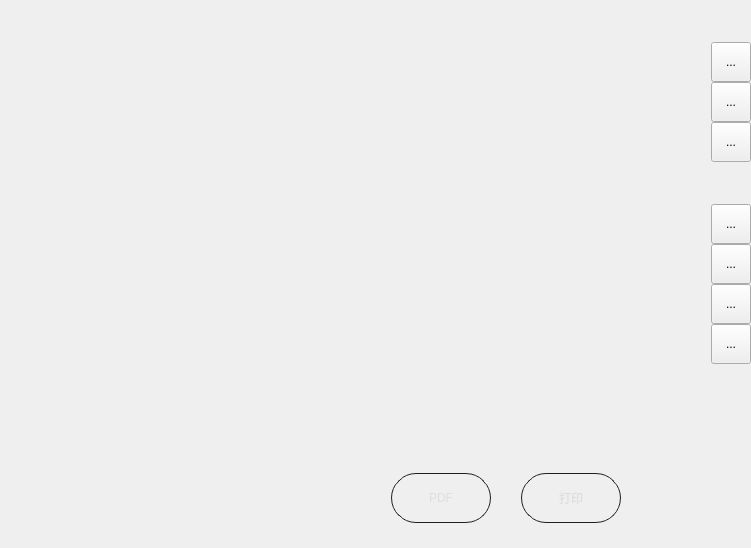
<?xml version="1.0" encoding="UTF-8"?>
<ui version="4.0">
 <class>PageReport</class>
 <widget class="QWidget" name="PageReport">
  <property name="geometry">
   <rect>
    <x>0</x>
    <y>0</y>
    <width>751</width>
    <height>548</height>
   </rect>
  </property>
  <property name="windowTitle">
   <string>Form</string>
  </property>
  <layout class="QVBoxLayout" name="verticalLayout_2">
   <property name="spacing">
    <number>0</number>
   </property>
   <property name="leftMargin">
    <number>0</number>
   </property>
   <property name="topMargin">
    <number>0</number>
   </property>
   <property name="rightMargin">
    <number>0</number>
   </property>
   <property name="bottomMargin">
    <number>0</number>
   </property>
   <item>
    <layout class="QHBoxLayout" name="horizontalLayout">
     <property name="spacing">
      <number>0</number>
     </property>
     <property name="leftMargin">
      <number>2</number>
     </property>
     <property name="topMargin">
      <number>2</number>
     </property>
     <property name="rightMargin">
      <number>0</number>
     </property>
     <item>
      <widget class="WebView" name="widget" native="true">
       <property name="minimumSize">
        <size>
         <width>705</width>
         <height>0</height>
        </size>
       </property>
       <property name="styleSheet">
        <string notr="true">	border-radius: 5px;</string>
       </property>
      </widget>
     </item>
     <item>
      <layout class="QVBoxLayout" name="verticalLayout">
       <item>
        <spacer name="verticalSpacer_3">
         <property name="orientation">
          <enum>Qt::Vertical</enum>
         </property>
         <property name="sizeType">
          <enum>QSizePolicy::Fixed</enum>
         </property>
         <property name="sizeHint" stdset="0">
          <size>
           <width>20</width>
           <height>40</height>
          </size>
         </property>
        </spacer>
       </item>
       <item>
        <widget class="QToolButton" name="toolButtonZoomIn">
         <property name="minimumSize">
          <size>
           <width>40</width>
           <height>40</height>
          </size>
         </property>
         <property name="maximumSize">
          <size>
           <width>40</width>
           <height>40</height>
          </size>
         </property>
         <property name="text">
          <string>...</string>
         </property>
         <property name="icon">
          <iconset resource="../../Image.qrc">
           <normaloff>:/Resources/ModelButton/zoom_in.png</normaloff>
           <normalon>:/Resources/ModelButton/zoom_in_sel.png</normalon>:/Resources/ModelButton/zoom_in.png</iconset>
         </property>
         <property name="iconSize">
          <size>
           <width>39</width>
           <height>39</height>
          </size>
         </property>
         <property name="checkable">
          <bool>false</bool>
         </property>
         <property name="checked">
          <bool>false</bool>
         </property>
         <property name="popupMode">
          <enum>QToolButton::DelayedPopup</enum>
         </property>
         <property name="autoRaise">
          <bool>false</bool>
         </property>
        </widget>
       </item>
       <item>
        <widget class="QToolButton" name="toolButtonZoomOut">
         <property name="minimumSize">
          <size>
           <width>40</width>
           <height>40</height>
          </size>
         </property>
         <property name="maximumSize">
          <size>
           <width>40</width>
           <height>40</height>
          </size>
         </property>
         <property name="text">
          <string>...</string>
         </property>
         <property name="icon">
          <iconset resource="../../Image.qrc">
           <normaloff>:/Resources/ModelButton/zoom_out.png</normaloff>
           <normalon>:/Resources/ModelButton/zoom_out_sel.png</normalon>:/Resources/ModelButton/zoom_out.png</iconset>
         </property>
         <property name="iconSize">
          <size>
           <width>39</width>
           <height>39</height>
          </size>
         </property>
         <property name="checkable">
          <bool>false</bool>
         </property>
         <property name="checked">
          <bool>false</bool>
         </property>
         <property name="popupMode">
          <enum>QToolButton::DelayedPopup</enum>
         </property>
         <property name="autoRaise">
          <bool>false</bool>
         </property>
        </widget>
       </item>
       <item>
        <widget class="QToolButton" name="toolButtonNormal">
         <property name="minimumSize">
          <size>
           <width>40</width>
           <height>40</height>
          </size>
         </property>
         <property name="maximumSize">
          <size>
           <width>40</width>
           <height>40</height>
          </size>
         </property>
         <property name="text">
          <string>...</string>
         </property>
         <property name="icon">
          <iconset resource="../../Image.qrc">
           <normaloff>:/Resources/ModelButton/default.png</normaloff>
           <normalon>:/Resources/ModelButton/default_sel.png</normalon>:/Resources/ModelButton/default.png</iconset>
         </property>
         <property name="iconSize">
          <size>
           <width>39</width>
           <height>39</height>
          </size>
         </property>
         <property name="checkable">
          <bool>false</bool>
         </property>
         <property name="checked">
          <bool>false</bool>
         </property>
         <property name="popupMode">
          <enum>QToolButton::DelayedPopup</enum>
         </property>
         <property name="autoRaise">
          <bool>false</bool>
         </property>
        </widget>
       </item>
       <item>
        <spacer name="verticalSpacer">
         <property name="orientation">
          <enum>Qt::Vertical</enum>
         </property>
         <property name="sizeType">
          <enum>QSizePolicy::Fixed</enum>
         </property>
         <property name="sizeHint" stdset="0">
          <size>
           <width>20</width>
           <height>42</height>
          </size>
         </property>
        </spacer>
       </item>
       <item>
        <widget class="QToolButton" name="toolButton1_1">
         <property name="minimumSize">
          <size>
           <width>40</width>
           <height>40</height>
          </size>
         </property>
         <property name="maximumSize">
          <size>
           <width>40</width>
           <height>40</height>
          </size>
         </property>
         <property name="text">
          <string>...</string>
         </property>
         <property name="icon">
          <iconset>
           <normalon>:/Resources/ModelButton/1_1.png</normalon>
          </iconset>
         </property>
         <property name="iconSize">
          <size>
           <width>39</width>
           <height>39</height>
          </size>
         </property>
         <property name="checkable">
          <bool>false</bool>
         </property>
         <property name="checked">
          <bool>false</bool>
         </property>
         <property name="popupMode">
          <enum>QToolButton::DelayedPopup</enum>
         </property>
         <property name="autoRaise">
          <bool>false</bool>
         </property>
        </widget>
       </item>
       <item>
        <widget class="QToolButton" name="toolButtonhorizontal">
         <property name="minimumSize">
          <size>
           <width>40</width>
           <height>40</height>
          </size>
         </property>
         <property name="maximumSize">
          <size>
           <width>40</width>
           <height>40</height>
          </size>
         </property>
         <property name="text">
          <string>...</string>
         </property>
         <property name="icon">
          <iconset resource="../../Image.qrc">
           <normaloff>:/Resources/ModelButton/horizontal.png</normaloff>:/Resources/ModelButton/horizontal.png</iconset>
         </property>
         <property name="iconSize">
          <size>
           <width>39</width>
           <height>39</height>
          </size>
         </property>
         <property name="checkable">
          <bool>false</bool>
         </property>
         <property name="checked">
          <bool>false</bool>
         </property>
         <property name="popupMode">
          <enum>QToolButton::DelayedPopup</enum>
         </property>
         <property name="autoRaise">
          <bool>false</bool>
         </property>
        </widget>
       </item>
       <item>
        <widget class="QToolButton" name="toolButtonFill">
         <property name="minimumSize">
          <size>
           <width>40</width>
           <height>40</height>
          </size>
         </property>
         <property name="maximumSize">
          <size>
           <width>40</width>
           <height>40</height>
          </size>
         </property>
         <property name="text">
          <string>...</string>
         </property>
         <property name="icon">
          <iconset resource="../../Image.qrc">
           <normaloff>:/Resources/ModelButton/fill.png</normaloff>:/Resources/ModelButton/fill.png</iconset>
         </property>
         <property name="iconSize">
          <size>
           <width>39</width>
           <height>39</height>
          </size>
         </property>
         <property name="checkable">
          <bool>false</bool>
         </property>
         <property name="checked">
          <bool>false</bool>
         </property>
         <property name="popupMode">
          <enum>QToolButton::DelayedPopup</enum>
         </property>
         <property name="autoRaise">
          <bool>false</bool>
         </property>
        </widget>
       </item>
       <item>
        <widget class="QToolButton" name="toolButtonLayout">
         <property name="minimumSize">
          <size>
           <width>40</width>
           <height>40</height>
          </size>
         </property>
         <property name="maximumSize">
          <size>
           <width>40</width>
           <height>40</height>
          </size>
         </property>
         <property name="text">
          <string>...</string>
         </property>
         <property name="icon">
          <iconset resource="../../Image.qrc">
           <normaloff>:/Resources/ModelButton/layout.png</normaloff>:/Resources/ModelButton/layout.png</iconset>
         </property>
         <property name="iconSize">
          <size>
           <width>39</width>
           <height>39</height>
          </size>
         </property>
         <property name="checkable">
          <bool>false</bool>
         </property>
         <property name="checked">
          <bool>false</bool>
         </property>
         <property name="popupMode">
          <enum>QToolButton::DelayedPopup</enum>
         </property>
         <property name="autoRaise">
          <bool>false</bool>
         </property>
        </widget>
       </item>
       <item>
        <spacer name="verticalSpacer_2">
         <property name="orientation">
          <enum>Qt::Vertical</enum>
         </property>
         <property name="sizeHint" stdset="0">
          <size>
           <width>20</width>
           <height>40</height>
          </size>
         </property>
        </spacer>
       </item>
      </layout>
     </item>
    </layout>
   </item>
   <item>
    <layout class="QHBoxLayout" name="horizontalLayout_2">
     <property name="spacing">
      <number>30</number>
     </property>
     <property name="sizeConstraint">
      <enum>QLayout::SetFixedSize</enum>
     </property>
     <item>
      <spacer name="verticalSpacer_5">
       <property name="orientation">
        <enum>Qt::Vertical</enum>
       </property>
       <property name="sizeType">
        <enum>QSizePolicy::Fixed</enum>
       </property>
       <property name="sizeHint" stdset="0">
        <size>
         <width>20</width>
         <height>100</height>
        </size>
       </property>
      </spacer>
     </item>
     <item>
      <spacer name="horizontalSpacer_4">
       <property name="orientation">
        <enum>Qt::Horizontal</enum>
       </property>
       <property name="sizeHint" stdset="0">
        <size>
         <width>40</width>
         <height>20</height>
        </size>
       </property>
      </spacer>
     </item>
     <item>
      <widget class="QToolButton" name="toolButtonPDF">
       <property name="minimumSize">
        <size>
         <width>100</width>
         <height>50</height>
        </size>
       </property>
       <property name="maximumSize">
        <size>
         <width>100</width>
         <height>50</height>
        </size>
       </property>
       <property name="sizeIncrement">
        <size>
         <width>80</width>
         <height>60</height>
        </size>
       </property>
       <property name="styleSheet">
        <string notr="true">QToolButton
{

	border-style: flat;
	font: 12px;
	color: #DEDEDE;
	border: 1px solid #1F2026 ;
	border-radius: 25px;

}

/*
QToolButton:checked
{
	color: #0DAF9D;
}
*/
QToolButton:disabled
{
	color: #24242c;
}
</string>
       </property>
       <property name="text">
        <string>PDF</string>
       </property>
       <property name="icon">
        <iconset resource="../../Image.qrc">
         <normaloff>:/Resources/Navigation/PDF.png</normaloff>:/Resources/Navigation/PDF.png</iconset>
       </property>
       <property name="iconSize">
        <size>
         <width>24</width>
         <height>24</height>
        </size>
       </property>
       <property name="checkable">
        <bool>true</bool>
       </property>
       <property name="checked">
        <bool>false</bool>
       </property>
       <property name="popupMode">
        <enum>QToolButton::DelayedPopup</enum>
       </property>
       <property name="toolButtonStyle">
        <enum>Qt::ToolButtonTextUnderIcon</enum>
       </property>
      </widget>
     </item>
     <item>
      <widget class="QToolButton" name="toolButtonPrint">
       <property name="minimumSize">
        <size>
         <width>100</width>
         <height>50</height>
        </size>
       </property>
       <property name="maximumSize">
        <size>
         <width>100</width>
         <height>50</height>
        </size>
       </property>
       <property name="styleSheet">
        <string notr="true">QToolButton
{

	border-style: flat;
	font: 12px;
	color: #DEDEDE;
	border: 1px solid #1F2026 ;
	border-radius: 25px;

}
/*
QToolButton:checked
{
	color: #0DAF9D;
}
*/

QToolButton:disabled
{
	color: #24242c;
}
</string>
       </property>
       <property name="text">
        <string>打印</string>
       </property>
       <property name="icon">
        <iconset resource="../../Image.qrc">
         <normaloff>:/Resources/Navigation/print.png</normaloff>:/Resources/Navigation/print.png</iconset>
       </property>
       <property name="iconSize">
        <size>
         <width>24</width>
         <height>24</height>
        </size>
       </property>
       <property name="checkable">
        <bool>true</bool>
       </property>
       <property name="checked">
        <bool>false</bool>
       </property>
       <property name="toolButtonStyle">
        <enum>Qt::ToolButtonTextUnderIcon</enum>
       </property>
      </widget>
     </item>
     <item>
      <spacer name="horizontalSpacer_3">
       <property name="orientation">
        <enum>Qt::Horizontal</enum>
       </property>
       <property name="sizeType">
        <enum>QSizePolicy::Fixed</enum>
       </property>
       <property name="sizeHint" stdset="0">
        <size>
         <width>130</width>
         <height>20</height>
        </size>
       </property>
      </spacer>
     </item>
    </layout>
   </item>
  </layout>
 </widget>
 <customwidgets>
  <customwidget>
   <class>WebView</class>
   <extends>QWidget</extends>
   <header>UI/Page/WebView/webview.h</header>
   <container>1</container>
  </customwidget>
 </customwidgets>
 <resources>
  <include location="../../Image.qrc"/>
 </resources>
 <connections/>
</ui>
